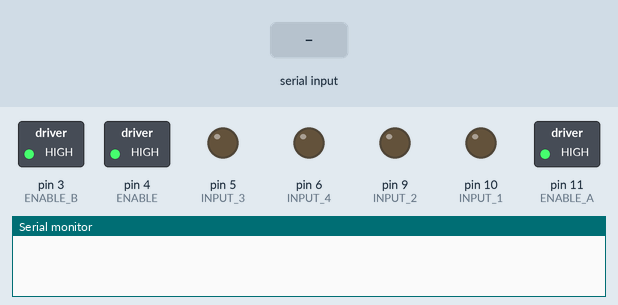
Bench run of a sketch on a simulated Arduino Uno, built with avr-gcc and run on an emulated ATmega328P. Shown: switched loads named in the sketch (green lamp = pin HIGH), output pins drawn as LEDs (lit = HIGH), the last lines printed to the serial monitor. Inputs (shaded band) come from the test bench.

Above: at 1.2 s.
1.3 s: "f90\n" received over the second serial link
At 2.7 s:
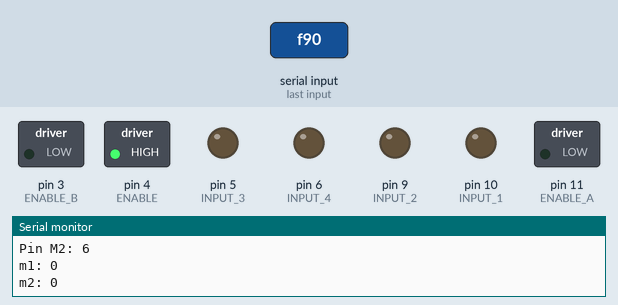
3.0 s: "f,45\n" received over the second serial link
At 3.12 s:
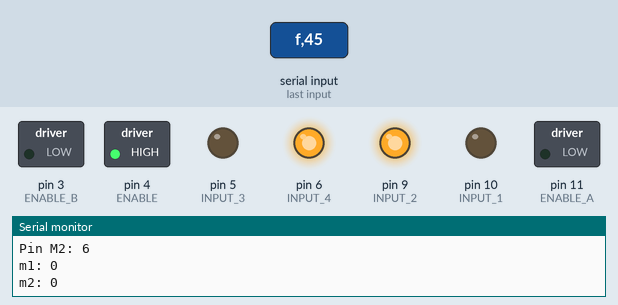
4.5 s: "f\n" received over the second serial link
At 5.1 s:
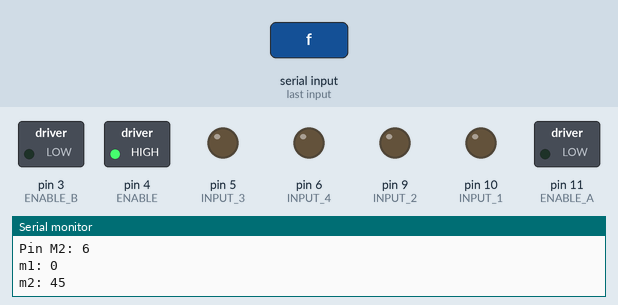
Timing chart, 0 to 7.5 s (numbered marks = the images above; inputs shaded):
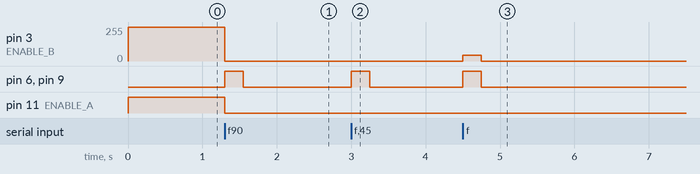

The sketch:

Robot2.ino
```cpp
#include <SoftwareSerial.h>

#define ENABLE 4
#define RX_PIN 7
#define TX_PIN 8
#define BAUDRATE 9600

#define ENABLE_A 11
#define ENABLE_B 3
#define INPUT_1 10
#define INPUT_2 9  //Adelante si 1
#define INPUT_3 5   //Adelante si 1
#define INPUT_4 6

// set up a new serial object
SoftwareSerial BTSerial (RX_PIN, TX_PIN);
int i, a;
static String s;
static String r1;
static String r2;
static String r;
int in1, in2, m1, m2;
static char state = 0;

void setup() {
  pinMode(ENABLE, OUTPUT);
  pinMode(ENABLE_A,OUTPUT);
  pinMode(ENABLE_B,OUTPUT);
  pinMode(INPUT_1,OUTPUT);
  pinMode(INPUT_2,OUTPUT);
  pinMode(INPUT_3,OUTPUT);
  pinMode(INPUT_4,OUTPUT);
  digitalWrite(ENABLE, HIGH);
  digitalWrite(ENABLE_A,HIGH);
  digitalWrite(ENABLE_B,HIGH);
  analogWrite(INPUT_1,0);
  digitalWrite(INPUT_2,LOW);
  analogWrite(INPUT_3,0);
  digitalWrite(INPUT_4,LOW);
  Serial.begin(BAUDRATE);
  BTSerial.begin(BAUDRATE);  // HC-05 default speed in AT command more
}

void loop() {

  r = " ";
  r1 = " ";
  r2 = " ";
  s="";

  paquete();

}

void paquete()
{
   switch(state)
   {
      case 0: //No esta llegado nada
        if (BTSerial.available())
        {
          state = 1;
        }
        break;
      case 1: //Mensaje esta llegando
        if (BTSerial.available())
        {
          state = 0;
          s = readBT();
          motores(s);
        }
      break;
   }
}

void motores(String s)
{
  Serial.print(s);Serial.print("\n");

  for(i=0;i<s.length();i++){
    if(s[i] == ',')
      a = i;
  }

  if(s[0] == '-')
    in1= INPUT_1;         //Hacia atras
  else
    in1= INPUT_2;         //Hacia adelante

  if(s[a+1] == '-')
    in2= INPUT_3;         //Hacia atras
  else
    in2= INPUT_4;         //Hacia adelante

  Serial.print("Pin M1: ");Serial.print(in1);Serial.print("\n");
  Serial.print("Pin M2: ");Serial.print(in2);Serial.print("\n");

  r1 = "";
  for(i=0;i<a;i++){
    if(s[i] != '-'){
      r1 = r1 + s[i];
    }
  }

  r2 = "";
  for(i=a+1;i<s.length();i++){
    if(s[i] != '-'){
      r2 = r2 + s[i];
    }
  }

  m1 = r1.toInt();
  m2 = r2.toInt();
  Serial.print("m1: ");Serial.print(m1);Serial.print("\n");
  Serial.print("m2: ");Serial.print(m2);Serial.print("\n");
  digitalWrite(in1,HIGH);
  digitalWrite(in2,HIGH);
  analogWrite(ENABLE_A,m1);
  analogWrite(ENABLE_B,m2);
  delay(250);
  digitalWrite(in1,LOW);
  digitalWrite(in2,LOW);
  analogWrite(ENABLE_A,0);
  analogWrite(ENABLE_B,0);
}

String readBT()
{
  char c;
  String aux = "";
  while(1){
  if(BTSerial.available())
  {
    c = BTSerial.read();
    if(c == 'f')
      break;
    aux = aux + c;
  }}
  return aux;
}

char asciiToChar(char a)
{
  if ((a >= '0') && (a <= '9'))
    return a - '0';
  else
    return 0;
}
```

Measured:
- after the input at 1.3 s, pin 3 (ENABLE_B): 255/255 → 0/255 at once; pin 6 (INPUT_4), pin 9 (INPUT_2): LOW → HIGH at once, → LOW 0.25 s later; pin 11 (ENABLE_A): HIGH → LOW at once
- after the input at 3.0 s, pin 6 (INPUT_4), pin 9 (INPUT_2): LOW → HIGH at once, → LOW 0.25 s later
- after the input at 4.5 s, pin 3 (ENABLE_B): 0/255 → 45/255 at once, → 0/255 0.25 s later; pin 6 (INPUT_4), pin 9 (INPUT_2): LOW → HIGH at once, → LOW 0.25 s later
